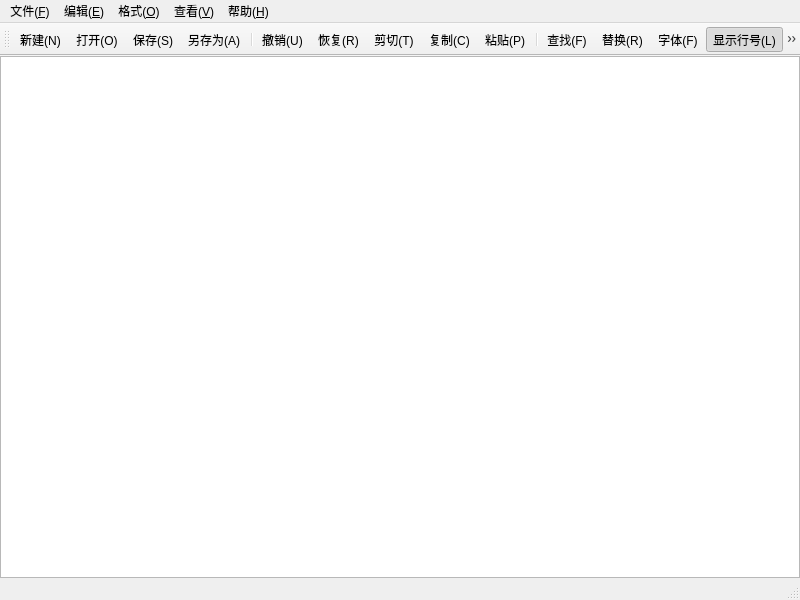
<?xml version="1.0" encoding="UTF-8"?>
<ui version="4.0">
 <class>MainWindow</class>
 <widget class="QMainWindow" name="MainWindow">
  <property name="geometry">
   <rect>
    <x>0</x>
    <y>0</y>
    <width>800</width>
    <height>600</height>
   </rect>
  </property>
  <property name="windowTitle">
   <string>新建文本文件 - 编辑器</string>
  </property>
  <property name="windowIcon">
   <iconset resource="ress.qrc">
    <normaloff>:/img/note.png</normaloff>:/img/note.png</iconset>
  </property>
  <widget class="QWidget" name="centralwidget">
   <layout class="QVBoxLayout" name="verticalLayout">
    <property name="spacing">
     <number>0</number>
    </property>
    <property name="leftMargin">
     <number>0</number>
    </property>
    <property name="topMargin">
     <number>0</number>
    </property>
    <property name="rightMargin">
     <number>0</number>
    </property>
    <property name="bottomMargin">
     <number>0</number>
    </property>
    <item>
     <widget class="CodeEditor" name="textEdit"/>
    </item>
   </layout>
  </widget>
  <widget class="QMenuBar" name="menubar">
   <property name="geometry">
    <rect>
     <x>0</x>
     <y>0</y>
     <width>800</width>
     <height>26</height>
    </rect>
   </property>
   <widget class="QMenu" name="menu">
    <property name="title">
     <string>文件(&amp;F)</string>
    </property>
    <addaction name="actionNew"/>
    <addaction name="actionOpen"/>
    <addaction name="actionSave"/>
    <addaction name="actionSaveAs"/>
    <addaction name="separator"/>
    <addaction name="actionExit"/>
   </widget>
   <widget class="QMenu" name="menu_N">
    <property name="title">
     <string>编辑(&amp;E)</string>
    </property>
    <addaction name="actionUndo"/>
    <addaction name="actionRedo"/>
    <addaction name="actionCut"/>
    <addaction name="actionCopy"/>
    <addaction name="actionPaste"/>
    <addaction name="separator"/>
    <addaction name="actionFind"/>
    <addaction name="actionReplace"/>
    <addaction name="separator"/>
    <addaction name="action_SelectAll"/>
   </widget>
   <widget class="QMenu" name="menu_O">
    <property name="title">
     <string>格式(&amp;O)</string>
    </property>
    <addaction name="actionWrap"/>
    <addaction name="actionLineNum"/>
    <addaction name="actionWordType"/>
    <addaction name="actionWordColor"/>
    <addaction name="separator"/>
    <addaction name="actionWordBackGround"/>
    <addaction name="actionToolBackGround"/>
   </widget>
   <widget class="QMenu" name="menu_C">
    <property name="title">
     <string>查看(&amp;V)</string>
    </property>
    <addaction name="actionTool"/>
    <addaction name="actionStatus"/>
   </widget>
   <widget class="QMenu" name="menu_H">
    <property name="title">
     <string>帮助(&amp;H)</string>
    </property>
    <addaction name="actionHelp"/>
   </widget>
   <addaction name="menu"/>
   <addaction name="menu_N"/>
   <addaction name="menu_O"/>
   <addaction name="menu_C"/>
   <addaction name="menu_H"/>
  </widget>
  <widget class="QStatusBar" name="statusbar"/>
  <widget class="QToolBar" name="toolBar">
   <property name="windowTitle">
    <string>工具栏</string>
   </property>
   <attribute name="toolBarArea">
    <enum>TopToolBarArea</enum>
   </attribute>
   <attribute name="toolBarBreak">
    <bool>false</bool>
   </attribute>
   <addaction name="actionNew"/>
   <addaction name="actionOpen"/>
   <addaction name="actionSave"/>
   <addaction name="actionSaveAs"/>
   <addaction name="separator"/>
   <addaction name="actionUndo"/>
   <addaction name="actionRedo"/>
   <addaction name="actionCut"/>
   <addaction name="actionCopy"/>
   <addaction name="actionPaste"/>
   <addaction name="separator"/>
   <addaction name="actionFind"/>
   <addaction name="actionReplace"/>
   <addaction name="actionWordType"/>
   <addaction name="actionLineNum"/>
   <addaction name="actionWrap"/>
   <addaction name="separator"/>
   <addaction name="actionTool"/>
   <addaction name="actionStatus"/>
  </widget>
  <action name="actionNew">
   <property name="icon">
    <iconset resource="ress.qrc">
     <normaloff>:/img/add_24dp_1F1F1F_FILL0_wght400_GRAD0_opsz24.png</normaloff>:/img/add_24dp_1F1F1F_FILL0_wght400_GRAD0_opsz24.png</iconset>
   </property>
   <property name="text">
    <string>新建(&amp;N)</string>
   </property>
   <property name="toolTip">
    <string>新建</string>
   </property>
   <property name="shortcut">
    <string>Ctrl+N</string>
   </property>
  </action>
  <action name="actionOpen">
   <property name="icon">
    <iconset resource="ress.qrc">
     <normaloff>:/img/open_in_new_24dp_1F1F1F_FILL0_wght400_GRAD0_opsz24.png</normaloff>:/img/open_in_new_24dp_1F1F1F_FILL0_wght400_GRAD0_opsz24.png</iconset>
   </property>
   <property name="text">
    <string>打开(&amp;O)</string>
   </property>
   <property name="toolTip">
    <string>打开</string>
   </property>
   <property name="shortcut">
    <string>Ctrl+O</string>
   </property>
  </action>
  <action name="actionSave">
   <property name="icon">
    <iconset resource="ress.qrc">
     <normaloff>:/img/save_24dp_1F1F1F_FILL0_wght400_GRAD0_opsz24.png</normaloff>:/img/save_24dp_1F1F1F_FILL0_wght400_GRAD0_opsz24.png</iconset>
   </property>
   <property name="text">
    <string>保存(&amp;S)</string>
   </property>
   <property name="toolTip">
    <string>保存</string>
   </property>
   <property name="shortcut">
    <string>Ctrl+S</string>
   </property>
  </action>
  <action name="actionSaveAs">
   <property name="icon">
    <iconset resource="ress.qrc">
     <normaloff>:/img/save_as_24dp_1F1F1F_FILL0_wght400_GRAD0_opsz24.png</normaloff>:/img/save_as_24dp_1F1F1F_FILL0_wght400_GRAD0_opsz24.png</iconset>
   </property>
   <property name="text">
    <string>另存为(&amp;A)</string>
   </property>
   <property name="toolTip">
    <string>另存为</string>
   </property>
  </action>
  <action name="actionExit">
   <property name="text">
    <string>退出(&amp;X)</string>
   </property>
   <property name="toolTip">
    <string>退出</string>
   </property>
  </action>
  <action name="actionUndo">
   <property name="icon">
    <iconset resource="ress.qrc">
     <normaloff>:/img/undo_24dp_1F1F1F_FILL0_wght400_GRAD0_opsz24.png</normaloff>:/img/undo_24dp_1F1F1F_FILL0_wght400_GRAD0_opsz24.png</iconset>
   </property>
   <property name="text">
    <string>撤销(&amp;U)</string>
   </property>
   <property name="toolTip">
    <string>撤销</string>
   </property>
   <property name="shortcut">
    <string>Ctrl+Z</string>
   </property>
  </action>
  <action name="actionRedo">
   <property name="icon">
    <iconset resource="ress.qrc">
     <normaloff>:/img/redo_24dp_1F1F1F_FILL0_wght400_GRAD0_opsz24.png</normaloff>:/img/redo_24dp_1F1F1F_FILL0_wght400_GRAD0_opsz24.png</iconset>
   </property>
   <property name="text">
    <string>恢复(&amp;R)</string>
   </property>
   <property name="toolTip">
    <string>恢复</string>
   </property>
   <property name="shortcut">
    <string>Ctrl+Shift+Z</string>
   </property>
  </action>
  <action name="actionCut">
   <property name="icon">
    <iconset resource="ress.qrc">
     <normaloff>:/img/content_cut_24dp_1F1F1F_FILL0_wght400_GRAD0_opsz24.png</normaloff>:/img/content_cut_24dp_1F1F1F_FILL0_wght400_GRAD0_opsz24.png</iconset>
   </property>
   <property name="text">
    <string>剪切(&amp;T)</string>
   </property>
   <property name="toolTip">
    <string>剪切</string>
   </property>
   <property name="shortcut">
    <string>Ctrl+X</string>
   </property>
  </action>
  <action name="actionCopy">
   <property name="icon">
    <iconset resource="ress.qrc">
     <normaloff>:/img/content_copy_24dp_1F1F1F_FILL0_wght400_GRAD0_opsz24.png</normaloff>:/img/content_copy_24dp_1F1F1F_FILL0_wght400_GRAD0_opsz24.png</iconset>
   </property>
   <property name="text">
    <string>复制(&amp;C)</string>
   </property>
   <property name="toolTip">
    <string>复制</string>
   </property>
   <property name="shortcut">
    <string>Ctrl+C</string>
   </property>
  </action>
  <action name="actionPaste">
   <property name="icon">
    <iconset resource="ress.qrc">
     <normaloff>:/img/content_paste_24dp_1F1F1F_FILL0_wght400_GRAD0_opsz24.png</normaloff>:/img/content_paste_24dp_1F1F1F_FILL0_wght400_GRAD0_opsz24.png</iconset>
   </property>
   <property name="text">
    <string>粘贴(&amp;P)</string>
   </property>
   <property name="toolTip">
    <string>粘贴</string>
   </property>
   <property name="shortcut">
    <string>Ctrl+V</string>
   </property>
  </action>
  <action name="actionTool">
   <property name="checkable">
    <bool>true</bool>
   </property>
   <property name="checked">
    <bool>true</bool>
   </property>
   <property name="icon">
    <iconset resource="ress.qrc">
     <normaloff>:/img/service_toolbox_24dp_1F1F1F_FILL0_wght400_GRAD0_opsz24.png</normaloff>:/img/service_toolbox_24dp_1F1F1F_FILL0_wght400_GRAD0_opsz24.png</iconset>
   </property>
   <property name="text">
    <string>工具栏(&amp;T)</string>
   </property>
   <property name="toolTip">
    <string>工具栏</string>
   </property>
  </action>
  <action name="action_SelectAll">
   <property name="text">
    <string>全选(&amp;A)</string>
   </property>
   <property name="toolTip">
    <string>全选</string>
   </property>
   <property name="shortcut">
    <string>Ctrl+A</string>
   </property>
  </action>
  <action name="actionFind">
   <property name="icon">
    <iconset resource="ress.qrc">
     <normaloff>:/img/search_24dp_1F1F1F_FILL0_wght400_GRAD0_opsz24.png</normaloff>:/img/search_24dp_1F1F1F_FILL0_wght400_GRAD0_opsz24.png</iconset>
   </property>
   <property name="text">
    <string>查找(&amp;F)</string>
   </property>
   <property name="toolTip">
    <string>查找</string>
   </property>
   <property name="shortcut">
    <string>Ctrl+F</string>
   </property>
  </action>
  <action name="actionReplace">
   <property name="icon">
    <iconset resource="ress.qrc">
     <normaloff>:/img/change_circle_24dp_1F1F1F_FILL0_wght400_GRAD0_opsz24.png</normaloff>:/img/change_circle_24dp_1F1F1F_FILL0_wght400_GRAD0_opsz24.png</iconset>
   </property>
   <property name="text">
    <string>替换(&amp;R)</string>
   </property>
   <property name="toolTip">
    <string>替换</string>
   </property>
   <property name="shortcut">
    <string>Ctrl+H</string>
   </property>
  </action>
  <action name="actionWrap">
   <property name="checkable">
    <bool>true</bool>
   </property>
   <property name="checked">
    <bool>true</bool>
   </property>
   <property name="icon">
    <iconset resource="ress.qrc">
     <normaloff>:/img/wrap_text_24dp_1F1F1F_FILL0_wght400_GRAD0_opsz24.png</normaloff>:/img/wrap_text_24dp_1F1F1F_FILL0_wght400_GRAD0_opsz24.png</iconset>
   </property>
   <property name="text">
    <string>自动换行(&amp;W)</string>
   </property>
   <property name="toolTip">
    <string>自动换行</string>
   </property>
  </action>
  <action name="actionLineNum">
   <property name="checkable">
    <bool>true</bool>
   </property>
   <property name="checked">
    <bool>true</bool>
   </property>
   <property name="icon">
    <iconset resource="ress.qrc">
     <normaloff>:/img/format_list_numbered_24dp_1F1F1F_FILL0_wght400_GRAD0_opsz24.png</normaloff>:/img/format_list_numbered_24dp_1F1F1F_FILL0_wght400_GRAD0_opsz24.png</iconset>
   </property>
   <property name="text">
    <string>显示行号(&amp;L)</string>
   </property>
   <property name="toolTip">
    <string>显示行号</string>
   </property>
   <property name="shortcut">
    <string>Ctrl+L</string>
   </property>
  </action>
  <action name="actionWordType">
   <property name="icon">
    <iconset resource="ress.qrc">
     <normaloff>:/img/format_bold_24dp_1F1F1F_FILL0_wght400_GRAD0_opsz24.png</normaloff>:/img/format_bold_24dp_1F1F1F_FILL0_wght400_GRAD0_opsz24.png</iconset>
   </property>
   <property name="text">
    <string>字体(&amp;F)</string>
   </property>
   <property name="toolTip">
    <string>字体</string>
   </property>
  </action>
  <action name="actionWordColor">
   <property name="text">
    <string>字体颜色</string>
   </property>
   <property name="toolTip">
    <string>字体颜色</string>
   </property>
  </action>
  <action name="actionWordBackGround">
   <property name="text">
    <string>字体背景色</string>
   </property>
   <property name="toolTip">
    <string>字体背景色</string>
   </property>
  </action>
  <action name="actionToolBackGround">
   <property name="text">
    <string>编辑器背景色</string>
   </property>
   <property name="toolTip">
    <string>编辑器背景色</string>
   </property>
  </action>
  <action name="actionStatus">
   <property name="checkable">
    <bool>true</bool>
   </property>
   <property name="checked">
    <bool>true</bool>
   </property>
   <property name="icon">
    <iconset resource="ress.qrc">
     <normaloff>:/img/more_horiz_24dp_1F1F1F_FILL0_wght400_GRAD0_opsz24.png</normaloff>:/img/more_horiz_24dp_1F1F1F_FILL0_wght400_GRAD0_opsz24.png</iconset>
   </property>
   <property name="text">
    <string>状态栏(&amp;S)</string>
   </property>
   <property name="toolTip">
    <string>状态栏</string>
   </property>
  </action>
  <action name="actionHelp">
   <property name="text">
    <string>关于(&amp;A)</string>
   </property>
   <property name="toolTip">
    <string>关于</string>
   </property>
  </action>
 </widget>
 <customwidgets>
  <customwidget>
   <class>CodeEditor</class>
   <extends>QPlainTextEdit</extends>
   <header>codeeditor.h</header>
  </customwidget>
 </customwidgets>
 <resources>
  <include location="ress.qrc"/>
 </resources>
 <connections/>
</ui>
